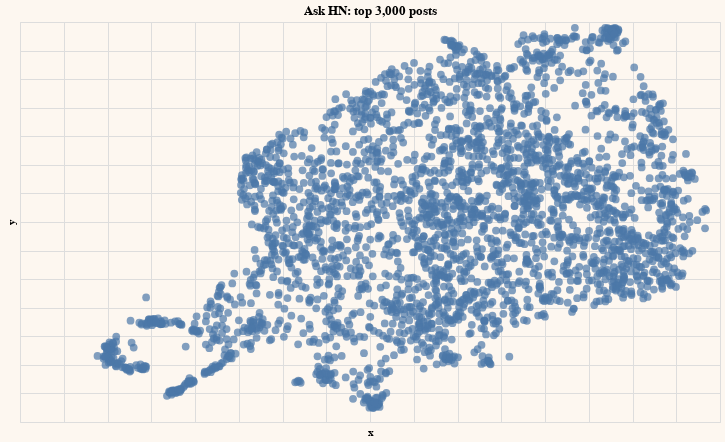

Notebook code cell kept with this figure:
### Code cell
df1['x'] = umap_embeds[:,0]
df1['y'] = umap_embeds[:,1]

# Plot
chart = alt.Chart(df1).mark_circle(size=60).encode(
    x=#'x',
    alt.X('x',
        scale=alt.Scale(zero=False),
        axis=alt.Axis(labels=False, ticks=False, domain=False)
    ),
    y=
    alt.Y('y',
        scale=alt.Scale(zero=False),
        axis=alt.Axis(labels=False, ticks=False, domain=False)
    ),
    tooltip=['title']
).configure(background="#FDF7F0"
).properties(
    width=700,
    height=400,
    title='Ask HN: top 3,000 posts'
)

chart.interactive()

### Figure 1 — Vega-Lite specification as saved in the notebook (floating-point values rounded to 4 significant figures; data arrays with more than 128 entries replaced by an {"elided": "..."} marker saying what was removed)
{"config": {"view": {"continuousWidth": 400, "continuousHeight": 300}, "background": "#FDF7F0"}, "data": {"name": "data-a5ba860f1111b8f975b0de93425c4848"}, "mark": {"type": "circle", "size": 60}, "encoding": {"tooltip": [{"field": "title", "type": "nominal"}], "x": {"axis": {"domain": false, "labels": false, "ticks": false}, "field": "x", "scale": {"zero": false}, "type": "quantitative"}, "y": {"axis": {"domain": false, "labels": false, "ticks": false}, "field": "y", "scale": {"zero": false}, "type": "quantitative"}}, "height": 400, "selection": {"selector001": {"type": "interval", "bind": "scales", "encodings": ["x", "y"]}}, "title": "Ask HN: top 3,000 posts", "width": 700, "$schema": "https://vega.github.io/schema/vega-lite/v4.17.0.json", "datasets": {"data-a5ba860f1111b8f975b0de93425c4848": {"elided": "3000 records"}}}
